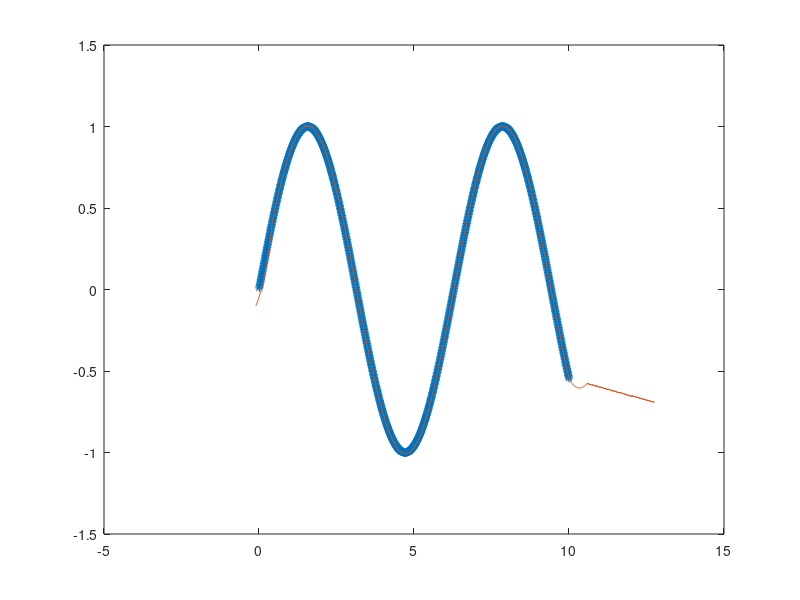

MATLAB code for this plot:
clear all;
clc;

%% system parameters

L = .46; %length of vehicle
l_f = .46/2; % half length of vehicle
h = .1; % sample time
T = 1600; % length of simulation
stanley_gain = 10; % gain of the controller
del_upper_bnd = 25*(pi/180); % bounds on steering angle
del_lower_bnd = -del_upper_bnd;

% model for x, y position of front axle, and heading (psi) of vehicle
x_kp1 = @(x, v, psi, del) x + v*cos(psi + del)*h;
y_kp1 = @(y, v, psi, del) y + v*sin(psi + del)*h;
psi_kp1 = @(psi, v, del) psi + (v/L)*sin(del)*h;
%v_kp1 = @(v) v; % assume constant velocity

% heading error and cross track error
%heading_err = @(desired_psi, psi) desired_psi - psi;
crosstrack_err = @(path_y, y, path_x, x) sqrt((path_x-x)^2 + (path_y-y)^2);

% coords for entire path (we are given this by motion planner)
path_x = [.01:.01:10];
path_y = -sqrt(10^2 - path_x.^2) + 10;
path_y = sin(path_x);
path_heading = atan(path_x./sqrt(100-path_x.^2)); % heading of the path at every point (the atan of the path's derivative at every point)
path_heading = cos(path_x);

%%psi_err0 = heading_err(desired_psi(1), psi0);
closest_y = path_y(1);
closest_x = path_x(1);
path_queue = [path_x(1:6); path_y(1:6)];
path_queue_start_index = 1;


% figure(1)
% plot(path_x, path_y, '*')

x = zeros(1,T); 
y = zeros(1,T);
%v_out = [v0 []];
%acc_out = [acc0 []];
psi = zeros(1,T);
del = zeros(1,T);
%psi_err = [psi_err0 []];
cte = zeros(1,T);

% initial vehicle states
v0 = .1;
x(1) = -.1;
y(1) = -.1;
psi(1) = 0;
del(1) = 0;
cte(1) = crosstrack_err(closest_y, y(1), closest_x, x(1));
del(1) = (psi(1)-path_heading(1)) + atan(stanley_gain*cte(1)/v0);
if del(1) > del_upper_bnd
    del(1) = del_upper_bnd;
elseif del(1) < del_lower_bnd
    del(1) = del_lower_bnd;
end

for t = 2:T
    
    % update x, y and heading of vehicle
    psi(t) = psi_kp1(psi(t-1), v0, del(t-1));
    x(t) = x_kp1(x(t-1), v0, psi(t-1), del(t-1));
    y(t) = y_kp1(y(t-1), v0, psi(t-1), del(t-1));
    
    % search through queue of path points to see if any point is closer
    % than the current closest
    for i = 1:length(path_queue(1,:))
        if crosstrack_err(path_queue(2,i), y(t), path_queue(1,i), x(t)) < crosstrack_err(closest_y, y(t), closest_x, x(t))
            path_queue_start_index = path_queue_start_index + i - 1;
            closest_y = path_queue(2,i);
            closest_x = path_queue(1,i);
            
            if path_queue_start_index+5 > length(path_y)
                path_queue = [path_x(path_queue_start_index:end); path_y(path_queue_start_index:end)];
            else
                path_queue = [path_x(path_queue_start_index:path_queue_start_index+5); path_y(path_queue_start_index:path_queue_start_index+5)];
            end
            
            break
        end
    end
    
    % calculate crosstrack error then steering command
    cte(t) = crosstrack_err(closest_y, y(t), closest_x, x(t));
    rel_angle(t) = atan2(x(t)*closest_y - y(t)*closest_x, x(t)*closest_x + y(t)*closest_y);
    del(t) = sign( rel_angle(t) )*((psi(t) - path_heading(path_queue_start_index)) + atan(stanley_gain*cte(t)/v0));

    % constrain steering command
    if del(t) > del_upper_bnd
        del(t) = del_upper_bnd;
    elseif del(t) < del_lower_bnd
        del(t) = del_lower_bnd;
    end
end

% figure(2)
% plot(1:T,cte)

figure(3)
plot(path_x, path_y, '*', x, y)

% figure(4)
% plot(1:T, rel_angle)
